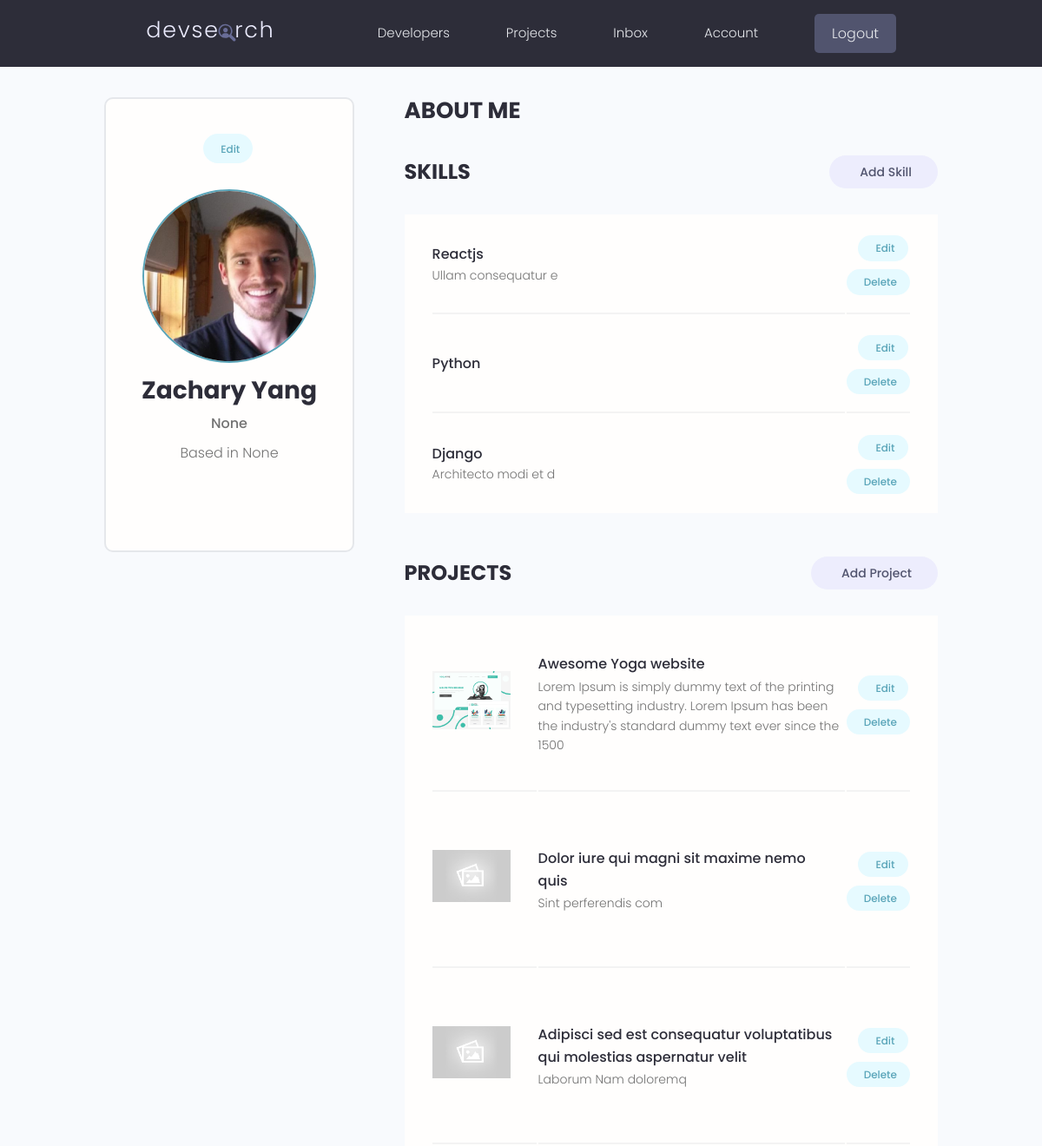
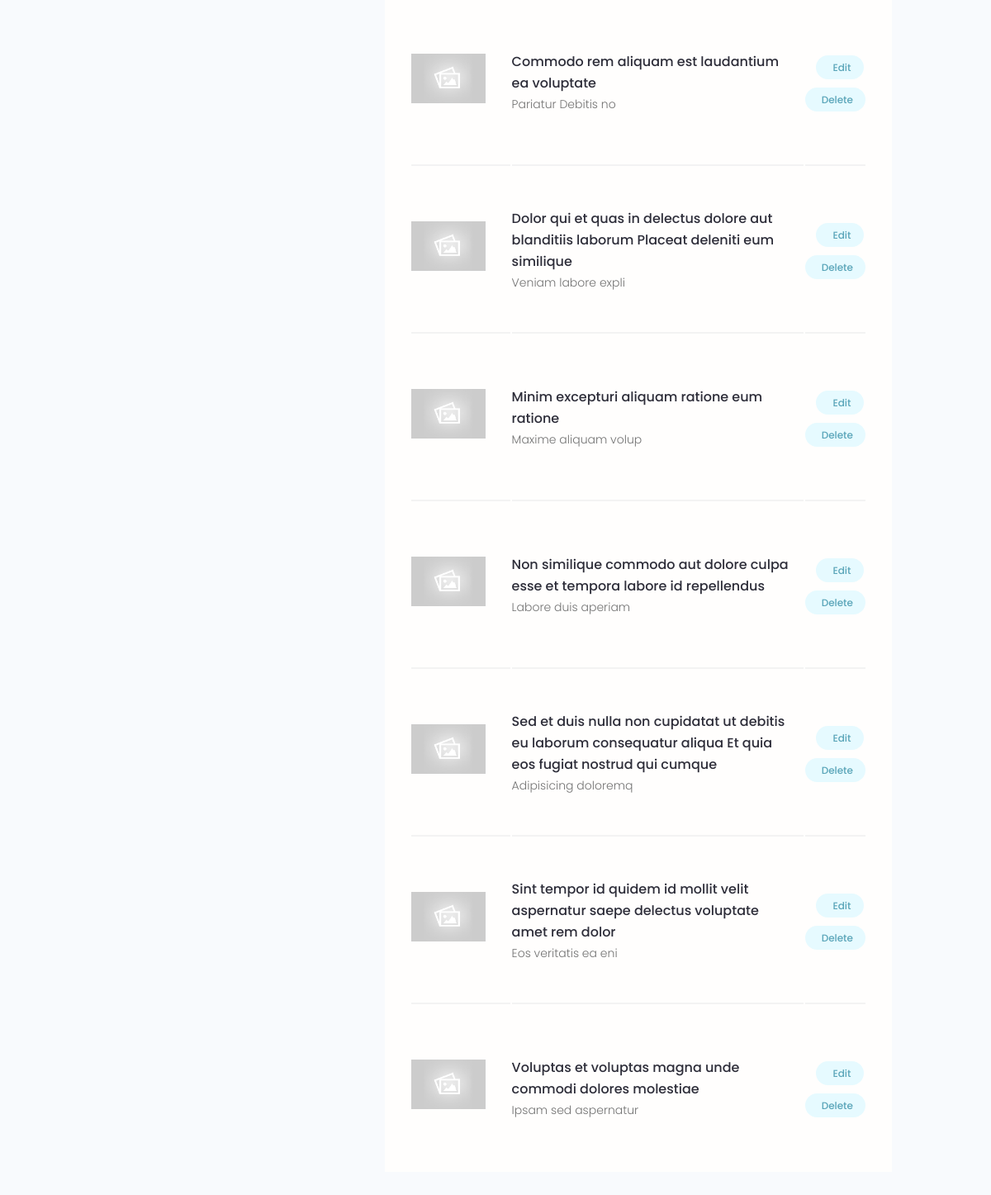
/account/ (signed in), run on the app's committed database (2 pictures, top to bottom).
### users/models.py (models this page shows, shortened)
class Profile(models.Model):
    user = models.OneToOneField(User, on_delete=models.CASCADE)
    name = models.CharField(max_length=200, blank=True, null=True)
    email = models.EmailField(max_length=500, blank=True, null=True)
    username = models.CharField(max_length=200, blank=True, null=True)
    location = models.CharField(max_length=200, blank=True, null=True)
    short_intro = models.CharField(max_length=200, blank=True, null=True)
    bio = models.TextField(blank=True, null=True)
    profile_image = models.ImageField(
        null=True, blank=True, upload_to='profiles/', default='profiles/user-default.png')
    social_github = models.CharField(max_length=255, null=True, blank=True)
    social_twitter = models.CharField(max_length=255, null=True, blank=True)
    social_linkedin = models.CharField(max_length=255, null=True, blank=True)
    social_youtube = models.CharField(max_length=255, null=True, blank=True)
    social_website = models.CharField(max_length=255, null=True, blank=True)
    created = models.DateTimeField(auto_now_add=True)
    id = models.UUIDField(default=uuid.uuid4, unique=True,
                          primary_key=True, editable=False)

class Skill(models.Model):
    owner = models.ForeignKey(
        Profile, on_delete=models.CASCADE, blank=True, null=True)
    name = models.CharField(max_length=200, blank=True, null=True)
    description = models.TextField(blank=True, null=True)
    created = models.DateTimeField(auto_now_add=True)
    id = models.UUIDField(default=uuid.uuid4, unique=True,
                          primary_key=True, editable=False)

### projects/models.py (models this page shows, shortened)
class Project(models.Model):
    class Meta:
        ordering = ['-vote_ratio', '-vote_total', 'title']
    owner = models.ForeignKey(
        Profile, null=True, blank=True, on_delete=models.SET_NULL)
    title = models.CharField(max_length=200)
    description = models.TextField(null=True, blank=True)
    featured_image = models.ImageField(
        null=True, blank=True, default="default.jpg")
    demo_link = models.CharField(max_length=2000, null=True, blank=True)
    source_link = models.CharField(max_length=2000, null=True, blank=True)
    tags = models.ManyToManyField("Tag", blank=True)
    vote_total = models.IntegerField(default=0, null=True, blank=True)
    vote_ratio = models.IntegerField(default=0, null=True, blank=True)
    created = models.DateTimeField(auto_now_add=True)
    id = models.UUIDField(default=uuid.uuid4, unique=True, primary_key=True)

### users/views.py (the view)
# urls.py: path('account/', views.account, name='account'),
@login_required(login_url='login')
def account(request):
    profile = request.user.profile
    context = {'profile': profile}
    return render(request, 'users/account.html', context)

### users/templates/users/account.html (shortened to what this page needs)
{% extends 'main.html' %}
{% block content %}
<main class="settingsPage profile my-md">
  <div class="container">
    <div class="layout">
      <div class="column column--1of3">
        <div class="card text-center">
          <div class="card__body dev">
            <a class="tag tag--pill tag--main settings__btn" href="{% url 'edit-profile' %}"
              > Edit</a
            >
            <img
              class="avatar avatar--xl dev__avatar"
              src="{{profile.profile_image.url}}"
            />
            <h2 class="dev__name">{{profile.name}}</h2>
            <p class="dev__title">
              {{profile.short_intro}}
            </p>
            <p class="dev__location">Based in {{profile.location}}</p>
          </div>
        </div>
      </div>
      <div class="column column--2of3">
        <div class="devInfo">
          <h3 class="devInfo__title">About Me</h3>
        </div>
        <div class="settings">
          <h3 class="settings__title">Skills</h3>
          <a class="tag tag--pill tag--sub settings__btn tag--lg" href="{% url 'create-skill' %}"
            > Add Skill</a
          >
        </div>
        <table class="settings__table">
          {% for skill in profile.skill_set.all %}
          <tr>
            <td class="settings__tableInfo">
              <h4>{{skill.name}}</h4>
              <p>
                {{skill.description}}
              </p>
            </td>
            <td class="settings__tableActions">
              <a class="tag tag--pill tag--main settings__btn" href="{% url 'edit-skill' skill.id %}"
                > Edit</a
              >
              <a class="tag tag--pill tag--main settings__btn" href="{% url 'delete-skill' skill.id %}?next=/account"
                > Delete</a
              >
            </td>
          </tr>
          {% endfor %}
        </table>
        <div class="settings">
          <h3 class="settings__title">Projects</h3>
          <a class="tag tag--pill tag--sub settings__btn tag--lg" href="{% url 'create-project' %}"
            > Add Project</a
          >
        </div>
        <table class="settings__table">
          {% for project in profile.project_set.all %}
          <tr>
            <td class="settings__thumbnail">
              <a href="{% url 'project' project.id %}">
                <img src="{{project.featured_image.url}}" alt="Project Thumbnail"/></a>
            </td>
            <td class="settings__tableInfo">
              <a href="{% url 'project' project.id %}">{{project.title}}</a>
              <p>
               {{project.description|slice:"150"}}
              </p>
            </td>
            <td class="settings__tableActions">
              <a class="tag tag--pill tag--main settings__btn" href="{% url 'update-project' project.id %}"
                > Edit</a
              >
              <a class="tag tag--pill tag--main settings__btn" href="{% url 'delete-project' project.id %}?next=/account"
                > Delete</a
              >
            </td>
          </tr>
          {% endfor %}
        </table>
      </div>
    </div>
  </div>
</main>
{% endblock content %}

### static/styles/app.css (style rules this page uses)
:root { --color-sub: #2d2d39; }
.card { border: 2px solid var(--color-light); }
img { width: 100%; }
.profile .card > .dev { padding: 4rem; }
.dev__avatar { display: block; margin: auto; }
.dev__name { color: var(--color-sub); font-size: 2.8rem; font-weight: 700; margin-top: 1rem; margin-bottom: 0.5rem; }
.dev__title { font-size: 1.6rem; font-weight: 500; line-height: 1.3; }
.dev__location { margin-top: 1rem; }
.devInfo { margin-bottom: 3rem; }
.devInfo__title, .devInfo__subtitle { font-size: 2.6rem; color: var(--color-sub); text-transform: uppercase; font-weight: 700; margin-bottom: 1.5rem; }
.settingsPage .dev > .settings__btn { display: inline-block; margin-bottom: 3rem; }
.settings { display: flex; justify-content: space-between; align-items: center; }
.settings__title { font-size: 2.4rem; text-transform: uppercase; font-weight: 700; color: var(--color-sub); }
.settings__table { margin-top: 3rem; margin-bottom: 5rem; padding: 0 3rem; background: var(--color-white); }
.settings__table tr { width: 100%; }
.settings__table tr > td { padding: 2rem 0; }
.settings__table tr:not(:last-child) td { border-bottom: 2px solid var(--color-white-light); }
.settings__thumbnail { width: 23%; min-width: 10rem; }
.settings__thumbnail img { padding-right: 3rem; height: 15rem; object-fit: contain; }
.settings__tableInfo { width: 100%; }
.settings__tableInfo h4, .settings__tableInfo a { padding-right: 1rem; width: auto; font-size: 1.6rem; font-weight: 500; color: var(--color-sub); }
.settings__tableInfo p { font-size: 1.4rem; }
.settings__tableActions { text-align: right; }

### static/uikit/styles/modules/_variables.css (style rules this page uses)
:root { --color-main: #5aa5b9; --color-main-light: #e6faff; --color-sub: #3f4156; --color-sub-light: #51546e; --color-sub-lighter: #ededfd; --color-text: #737373; --color-gray: #8b8b8b; --color-light: #e5e7eb; --color-light-gray: #767676; --color-bg: #f8fafd; --color-white: #fffefd; --color-white-light: #f3f3f3; --color-success: #359e64; --color-success-bg: #def8e8; --color-error: #fc4b0b; --color-error-bg: #fff2ee; --font-base: 'Poppins', arial, helvetica, 'Segoe UI', roboto, ubuntu, sans-serif; --font-monospace: 'Fira Code', 'Courier New', courier, monospace; --font-regular: 300; --font-medium: 500; --font-bold: 700; --generic-shadow: 1px 1px 5px #00000010; --generic-transition: all 0.3s ease-in-out; }

### static/uikit/styles/modules/_base.css (style rules this page uses)
* { margin: 0; padding: 0; box-sizing: border-box; text-rendering: optimizeLegibility; color: inherit; font-size: inherit; }
html { font-size: 50%; }
@media only screen and (min-width: 480px) { html { font-size: 56.25%; } }
@media only screen and (min-width: 1200px) { html { font-size: 62.5%; } }
body { line-height: 1.6; font-weight: 400; font-size: 1.5rem; color: var(--color-text); background-color: var(--color-bg); min-height: 100vh; }

### static/uikit/styles/modules/_typography.css (style rules this page uses)
* { font-family: var(--font-base); }
h2 { font-size: 3.6rem; font-weight: var(--font-bold); }
h3 { font-size: 3.2rem; font-weight: var(--font-medium); }
h4 { font-size: 2.8rem; font-weight: var(--font-medium); }
p, span, strong { font-size: 1.6rem; color: var(--color-text); font-weight: var(--font-regular); }
a { padding-bottom: 2px; text-decoration: none; display: inline-block; color: var(--color-main); font-weight: var(--font-medium); }

### static/uikit/styles/modules/_utilities.css (style rules this page uses)
.container { width: 92%; max-width: 165rem; margin: 0 auto; box-sizing: border-box; }
@media screen and (min-width: 1000px) { .container { width: 90%; } }
@media screen and (min-width: 1200px) { .container { width: 80%; } }
.text-center { text-align: center; }
.my-md { margin: 3rem auto; }

### static/uikit/styles/modules/_avatar.css (style rules this page uses)
.avatar { border-radius: 50%; border: 2px solid var(--color-main); object-fit: cover; }
.avatar--xl { height: 20rem; width: 20rem; }

### static/uikit/styles/modules/_card.css (style rules this page uses)
.card { border-radius: 1rem; background-color: var(--color-white); border: 1.5px solid var(--color-light); width: auto; height: auto; margin-top: 0.5rem; margin-bottom: 0.5rem; overflow: hidden; }
.card__body, .card__header { padding: 2rem 2.5rem; }

### static/uikit/styles/modules/_layout.css (style rules this page uses)
.layout { display: flex; flex-flow: row wrap; justify-content: space-between; }
.layout > .column { margin-bottom: 3rem; }
.layout > .column.column--1of3 { flex-basis: 30%; }
.layout > .column.column--2of3 { flex-basis: 64%; }

### data on the page
Profile: profile_image (picture), name "Zachary Yang", short_intro "None", location "None"
Skill: name "Reactjs", description "Ullam consequatur e"
Skill: name "Python"
Skill: name "Django", description "Architecto modi et d"
Project: featured_image (picture), title "Awesome Yoga website", description "Lorem Ipsum is simply dummy text of the printing and typesetting industry. Lorem Ipsum has been the industry's standard dummy text ever since the 1500"
Project: featured_image (placeholder picture), title "Dolor iure qui magni sit maxime nemo quis", description "Sint perferendis com"
Project: featured_image (placeholder picture), title "Adipisci sed est consequatur voluptatibus qui molestias aspernatur velit", description "Laborum Nam doloremq"
Project: featured_image (placeholder picture), title "Commodo rem aliquam est laudantium ea voluptate", description "Pariatur Debitis no"
Project: featured_image (placeholder picture), title "Dolor qui et quas in delectus dolore aut blanditiis laborum Placeat deleniti eum similique", description "Veniam labore expli"
Project: featured_image (placeholder picture), title "Minim excepturi aliquam ratione eum ratione", description "Maxime aliquam volup"
Project: featured_image (placeholder picture), title "Non similique commodo aut dolore culpa esse et tempora labore id repellendus", description "Labore duis aperiam"
Project: featured_image (placeholder picture), title "Sed et duis nulla non cupidatat ut debitis eu laborum consequatur aliqua Et quia eos fugiat nostrud qui cumque", description "Adipisicing doloremq"
Project: featured_image (placeholder picture), title "Sint tempor id quidem id mollit velit aspernatur saepe delectus voluptate amet rem dolor", description "Eos veritatis ea eni"
Project: featured_image (placeholder picture), title "Voluptas et voluptas magna unde commodi dolores molestiae", description "Ipsam sed aspernatur"
